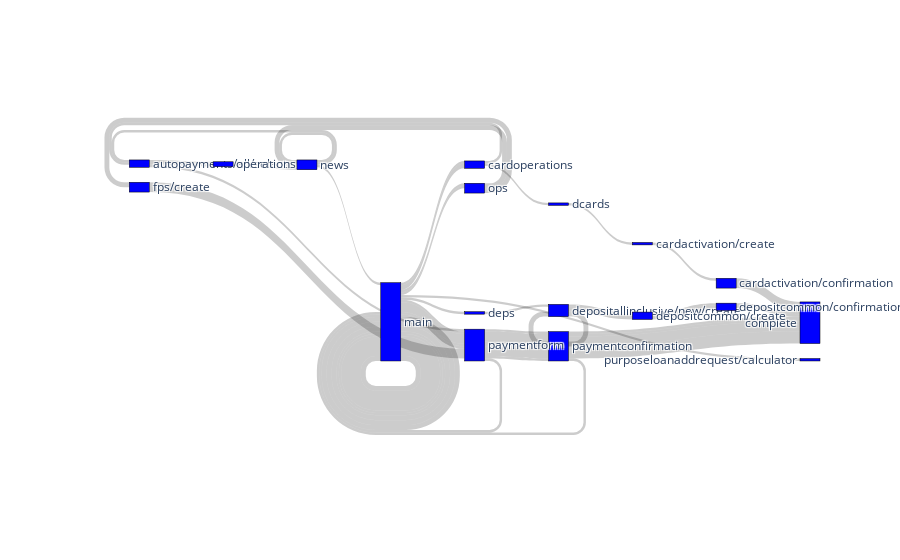

This figure's notebook cell:
### Code cell
import pandas as pd 
import random
import plotly.graph_objects as go
import numpy as np

df = pd.read_csv('https://raw.githubusercontent.com/m3gaq/finodays_mkb/main/data/table_v4.zip')

def get_metrics(df):
    '''
    return DataFrames:
    metrics_node, metrics_relation 
    '''
    df['time_stamp_start'] = pd.to_datetime(df.time_stamp_start)
    df['time_stamp_end']   = pd.to_datetime(df.time_stamp_end)

    metrics_relation = df.groupby(['url_start','url_end']).agg({'diff':['mean','max','min','sum','count'],'reload':['mean'], 'process_flag_num':['mean']})
    metrics_relation.columns = [ '_'.join(col) for col in metrics_relation.columns]
    metrics_relation = metrics_relation.rename(columns={'diff_count':'qty_rel_all','process_flag_num_mean':'process_order_mean','reload_mean':'is_reload'})
    metrics_relation = metrics_relation.reset_index()

    qty_all = df.groupby('url_start').count().rename(columns={'clientcode':'qty_all'})[['qty_all']]
    qty_unique_user = df[['clientcode','url_start']].drop_duplicates().groupby('url_start').count().rename(columns={'clientcode':'qty_unique_user'})
    qty_in = metrics_relation.reset_index().groupby('url_start').sum().rename(columns = {'qty_rel_all':'qty'})
    qty_in.columns = qty_in.columns+'_in'
    qty_out = metrics_relation.reset_index().groupby('url_end').sum().rename(columns = {'qty_rel_all':'qty'})
    qty_out.columns = qty_out.columns+'_out'

    metrics_node = pd.merge(qty_all,qty_unique_user,left_index=True, right_index=True, how = 'left')
    metrics_node = pd.merge(metrics_node,qty_in,left_index=True, right_index=True, how = 'left')
    metrics_node = pd.merge(metrics_node,qty_out,left_index=True, right_index=True, how = 'left')
    metrics_node['qty_in_out_ratio'] = metrics_node.qty_in/metrics_node.qty_out
    metrics_node = metrics_node.reset_index()

    return metrics_node, metrics_relation
 
np.random.state = 1
n, metric = 5, 'Количество переходов с предыдущей страницы на следующую'
df['clientcode'] = df['clientcode'].astype(int)
randomlist = random.sample(list(df['clientcode']), n)
df_random = df[df['clientcode'].isin(randomlist)]
sources  = list(df_random.groupby(['url_start','url_end']).size().reset_index().rename(columns={0:'cnt_open'})['url_start'])
targets = list(df_random.groupby(['url_start','url_end']).size().reset_index().rename(columns={0:'cnt_open'})['url_end'])
cnt_open = list(df_random.groupby(['url_start','url_end']).size().reset_index().rename(columns={0:'cnt_open'})['cnt_open'])
# cnt_unique =  list(df_random.groupby(['url_start','url_end']).clientcode.nunique().reset_index().rename(columns={'clientcode':'cnt_unique'})['cnt_unique'])
unique_pages = list(set(sources + targets))
numbers = range(0, len(unique_pages))
print(len(sources))
print(len(targets))
print(len(cnt_open))
d = dict(zip(unique_pages, numbers))
df_random['source_id'] = df_random['url_start'].map(d)
df_random['target_id'] = df_random['url_end'].map(d)
print(list(df_random['source_id']))
print(list(df_random['target_id']))
print(len(cnt_metric))
incoming = []
outcoming = []
for i in unique_pages:
  a = sources.count(i)
  b = targets.count(i)
  incoming.append(a)
  outcoming.append(b)

data = {'Pages': unique_pages,
        'Incoming': incoming, 
        'Outcoming': outcoming }
df_new = pd.DataFrame(data)
pages_bad= list(df_new[df_new['Incoming'] == df_new['Outcoming']]['Pages'])
df_random['GB1'] = np.where(df_random['url_start'].isin(pages_bad), 'bad', 'good')
df_random['GB2'] = df_random['GB1'].shift(-1)
df_random['url_end_shift'] = df_random['url_end'].shift(-1)
df_random['url_end_copy'] = np.where(df_random['GB2'] == 'bad', df_random['url_end_shift'], df_random['url_end'])
df_random = df_random[df_random['GB1'] != 'bad']`

# количество открытий и дальнейших переходов на другие страницы отображаются всегда
# количество выходов -- в таблиеце

table_metrics = get_metrics(df_random)[1]

if metric == 'Количество переходов с предыдущей страницы на следующую':
  cnt_metric = cnt_open

if metric == 'Количество уникальных пользователей':
  cnt_metric = cnt_unique

if metric == 'Среднее время посещения страницы':
  cnt_metric = table_metrics['diff_mean']

if metric == 'Максимальное время посещения страницы':
  cnt_metric = table_metrics['diff_max']

if metric == 'Минимальное время посещения страницы':
  cnt_metric = table_metrics['diff_min']

if metric == 'Общее время посещения страницы':
  cnt_metric = table_metrics['diff_sum']

print(len(list(df_random['source_id'])))
print(len(list(df_random['target_id'])))
print(len(cnt_metric))
fig = go.Figure(data=[go.Sankey(
    node = dict(
      pad = 15,
      thickness = 20,
      line = dict(color = "black", width = 0.5),
      label = list(d.keys()),
      color = "blue"
    ),
    link = dict(
      source = list(df_random['source_id']),
      target = list(df_random['target_id']),
      value = cnt_metric
  ))])

# fig.update_layout(title_text="Basic Sankey Diagram", font_size=10)
fig.show()

### Figure 1 — Plotly figure (JSON) as saved in the notebook; plotly's stock layout.template omitted (floating-point values rounded to 4 significant figures)
{"data": [{"link": {"source": [11, 1, 9, 9, 17, 21, 11, 19, 8, 0, 23, 12, 11, 11, 11, 11, 18, 0, 15, 8, 8, 11, 23, 12, 11, 11, 11, 11, 11, 19, 3, 23, 12, 11, 23, 11, 23, 12, 11, 18, 20, 2, 10, 11, 23, 12, 9, 17, 21, 11, 16, 8, 15, 11, 8, 15, 15, 8, 0, 4, 11, 11, 15, 11, 11, 18, 8, 0, 8, 15, 11, 7, 11, 18, 0, 8, 15, 11, 3, 14, 11, 22, 22, 6, 13, 11, 8, 0, 22, 6, 13], "target": [1, 9, 9, 17, 21, 5, 19, 8, 0, 23, 12, 11, 11, 11, 11, 18, 0, 15, 8, 8, 11, 23, 12, 5, 11, 11, 11, 11, 19, 3, 23, 12, 5, 23, 11, 23, 12, 5, 18, 20, 2, 10, 5, 23, 12, 5, 17, 21, 5, 16, 8, 15, 11, 8, 15, 15, 8, 0, 4, 11, 11, 15, 11, 16, 18, 8, 0, 8, 15, 11, 7, 11, 18, 0, 8, 15, 11, 3, 14, 5, 22, 22, 6, 13, 5, 8, 0, 22, 6, 13, 5], "value": [1, 1, 2, 1, 1, 1, 1, 2, 1, 1, 1, 1, 2, 2, 2, 1, 1, 2, 1, 1, 1, 1, 4, 1, 1, 1, 8, 2, 1, 2, 4, 2, 1, 4, 1, 1, 4, 4, 2, 1, 1, 1, 4, 1, 1, 5, 2, 2, 1, 1]}, "node": {"color": "blue", "label": ["autopayments/all/select", "deps", "cardactivation/create", "fps/create", "loans", "complete", "paymentservices/create", "viewsettings", "news", "depositallinclusive/new/create", "cardactivation/confirmation", "main", "paymentconfirmation", "paymentservices/confirmation", "fps/confirmation", "operations", "purposeloanaddrequest/calculator", "depositcommon/create", "cardoperations", "ops", "dcards", "depositcommon/confirmation", "directory", "paymentform"], "line": {"color": "black", "width": 0.5}, "pad": 15, "thickness": 20}, "type": "sankey"}], "layout": {}}
